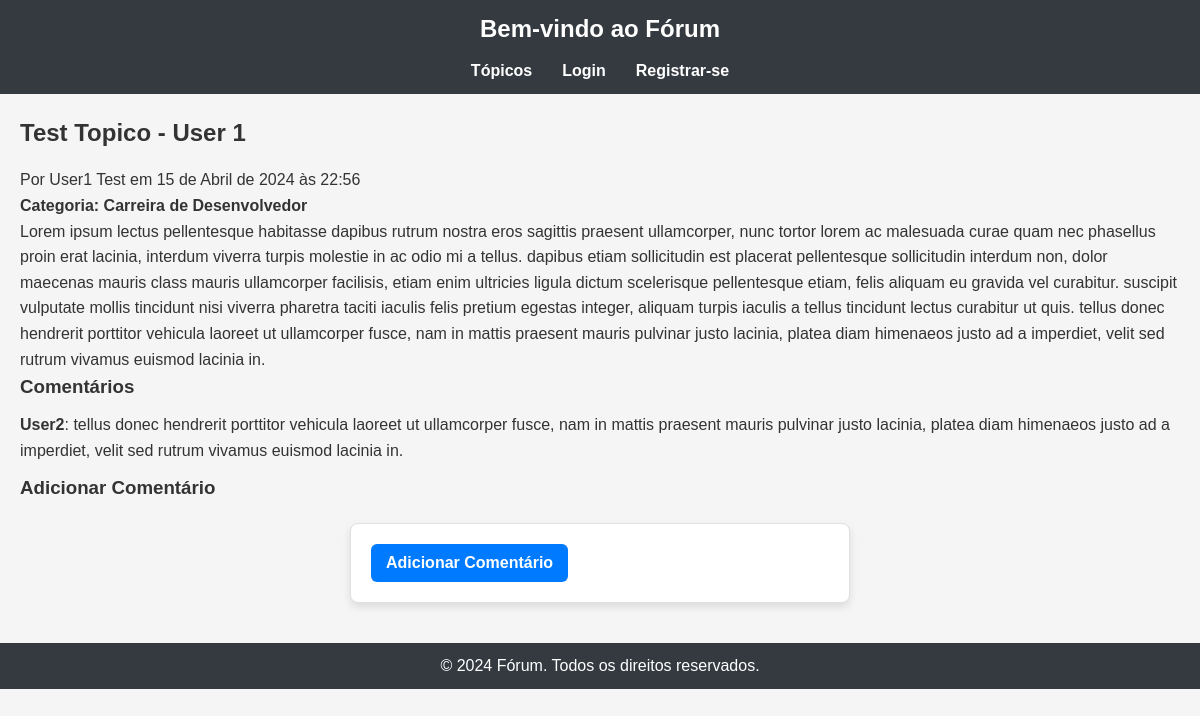
Screenshot of /topic/1/ with the database file from the repository.
### app_forum/models.py (models this page shows, shortened)
class Topic(models.Model):
    subject = models.CharField(max_length=255,verbose_name='Assunto')
    author = models.ForeignKey(CustomUser, on_delete=models.CASCADE,verbose_name='Autor')
    category = models.ForeignKey(Category, on_delete=models.CASCADE,verbose_name='Categoria')
    post_date = models.DateTimeField(default=timezone.now,verbose_name='Data de publicação')
    content = models.TextField(verbose_name='Conteúdo')

class CustomUser(AbstractBaseUser, PermissionsMixin):
    email = models.EmailField(unique=True)
    first_name = models.CharField(max_length=30,verbose_name='Nome')
    last_name = models.CharField(max_length=30,verbose_name='Sobrenome')
    gender = models.CharField(max_length=10, verbose_name='Gênero' ,choices=[('M', 'Masculino'), ('F', 'Feminino')], default=('N','Não informado'))
    date_of_birth = models.DateField(default='2000-01-01',verbose_name='Data de nascimento')
    date_created = models.DateTimeField(auto_now_add=True,verbose_name='Criado')
    date_updated = models.DateTimeField(auto_now=True,verbose_name='Atualizado')
    is_active = models.BooleanField(default=True)
    is_staff = models.BooleanField(default=False)
    objects = CustomUserManager()
    USERNAME_FIELD = 'email'
    REQUIRED_FIELDS = ['first_name', 'last_name','gender','date_of_birth']

class Category(models.Model):
    slug = models.SlugField()
    title = models.CharField(max_length=255,verbose_name='Título')

class Comment(models.Model):
    topic = models.ForeignKey(Topic, on_delete=models.CASCADE, related_name='comments',verbose_name='Tópico')
    author = models.ForeignKey(CustomUser, on_delete=models.CASCADE,verbose_name='Autor')
    content = models.TextField(verbose_name='Conteúdo')
    comment_date = models.DateTimeField(default=timezone.now,verbose_name='Data do comentário')

### app_forum/views.py (the view)
# urls.py: path('topic/<int:pk>/', TopicDetailView.as_view(), name='topic_detail'),
class TopicDetailView(DetailView):
    model = Topic
    template_name = 'topic_detail.html'
    context_object_name = 'topic'
    def get_context_data(self, **kwargs):
        context = super().get_context_data(**kwargs)
        context['comments'] = self.object.comments.all()
        context['category'] = self.object.category
        return context

### app_forum/templates/topic_detail.html (shortened to what this page needs)
{% extends 'base.html' %}
{% load static %}
{% block content %}
<div class="container">
    <h2>{{ topic.subject }}</h2>
    <p>Por {{ topic.author.first_name }} {{ topic.author.last_name }} em {{ topic.post_date }}</p>
    <h4>Categoria: {{ category.title }}</h4>
    <p>{{ topic.content }}</p>
    <h3>Comentários</h3>
    <ul>
        {% for comment in comments %}
            <li>
                <strong>{{ comment.author.first_name }}</strong>: {{ comment.content }}
            </li>
        {% endfor %}
    </ul>
    <h3>Adicionar Comentário</h3>
    <form method="POST" action="{% url 'add_comment' topic.pk %}">
        <button type="submit">Adicionar Comentário</button>
    </form>
</div>
{% endblock %}

### app_forum/static/css/style.css (style rules this page uses)
* { margin: 0; padding: 0; box-sizing: border-box; }
body { font-family: Arial, sans-serif; background-color: #f5f5f5; color: #333; line-height: 1.6; }
main h2 { font-size: 24px; margin-bottom: 15px; }
main ul { list-style: none; }
main ul li { margin: 10px 0; }
form { margin: 20px auto; padding: 20px; max-width: 500px; background-color: #fff; border: 1px solid #e0e0e0; border-radius: 8px; box-shadow: 0 4px 8px rgba(0, 0, 0, 0.1); }
button { background-color: #007bff; color: #fff; border: none; padding: 10px 15px; border-radius: 6px; font-size: 16px; cursor: pointer; font-weight: bold; }

### rows the page displays
Topic: subject "Test Topico - User 1", author.first_name "User1", author.last_name "Test", post_date "15 de Abril de 2024 às 22:56", content "Lorem ipsum lectus pellentesque habitasse dapibus rutrum nostra eros sagittis praesent ullamcorper, nunc tortor lorem ac malesuada curae quam nec phasellus proin erat lacinia, interdum viverra turpis molestie in ac odio mi a tellus. dapibus etiam sollicitudin est placerat pellentesque sollicitudin interdum non, dolor maecenas mauris class mauris ullamcorper facilisis, etiam enim ultricies ligula dictum scelerisque pellentesque etiam, felis aliquam eu gravida vel curabitur. suscipit vulputate mollis tincidunt nisi viverra pharetra taciti iaculis felis pretium egestas integer, aliquam turpis iaculis a tellus tincidunt lectus curabitur ut quis. tellus donec hendrerit porttitor vehicula laoreet…"
Category: title "Carreira de Desenvolvedor"
Comment: author.first_name "User2", content "tellus donec hendrerit porttitor vehicula laoreet ut ullamcorper fusce, nam in mattis praesent mauris pulvinar justo lacinia, platea diam himenaeos justo ad a imperdiet, velit sed rutrum vivamus euismod lacinia in."
